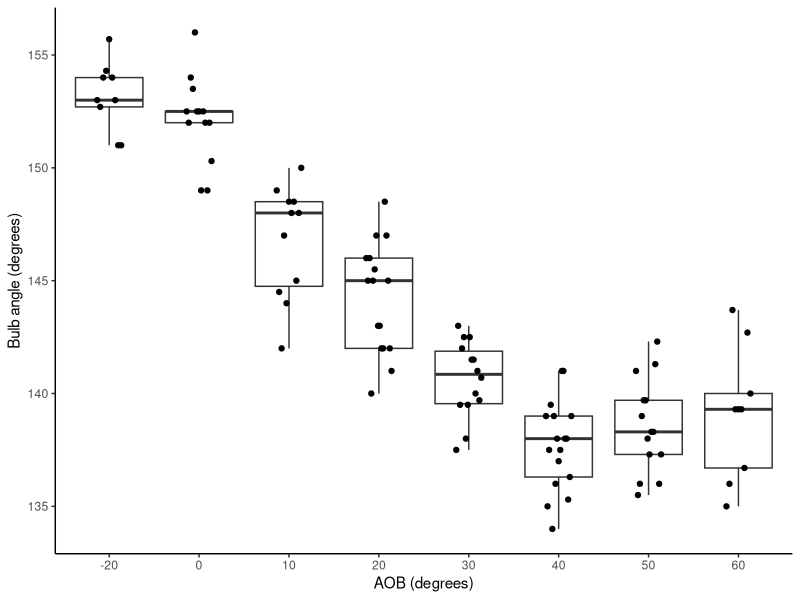
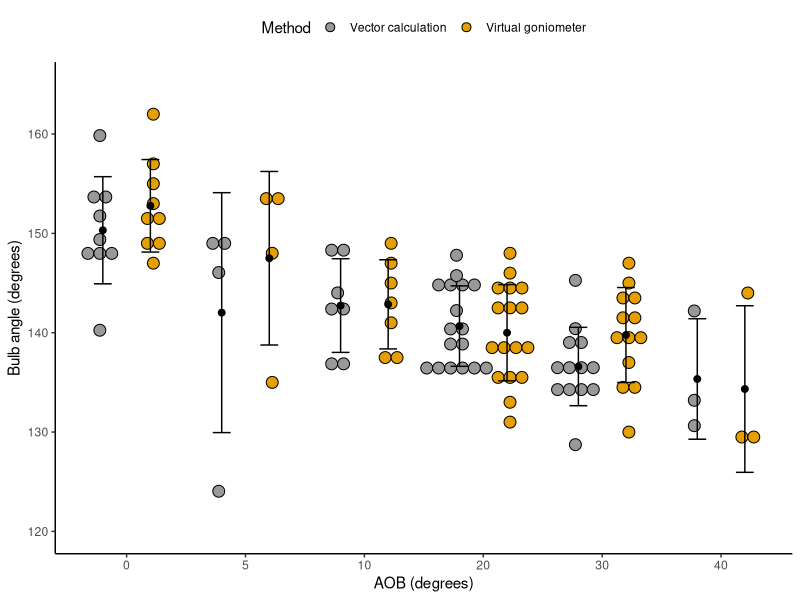
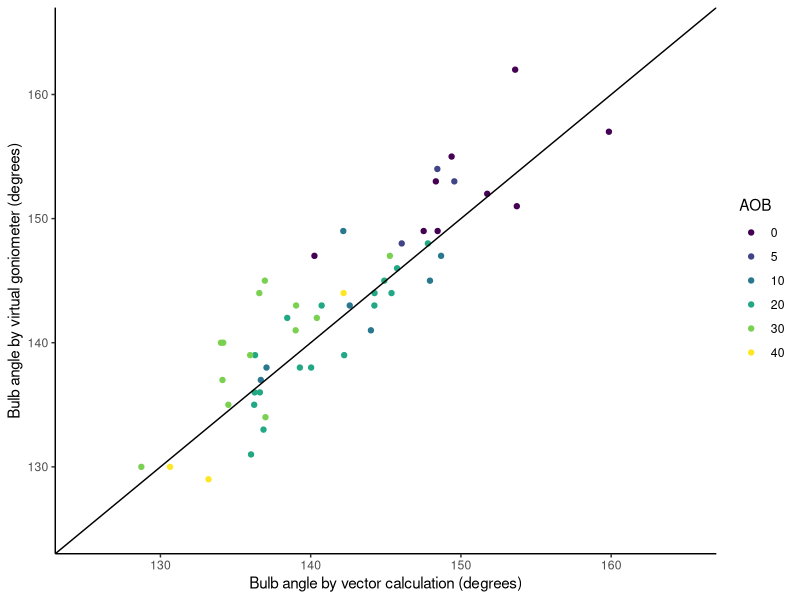
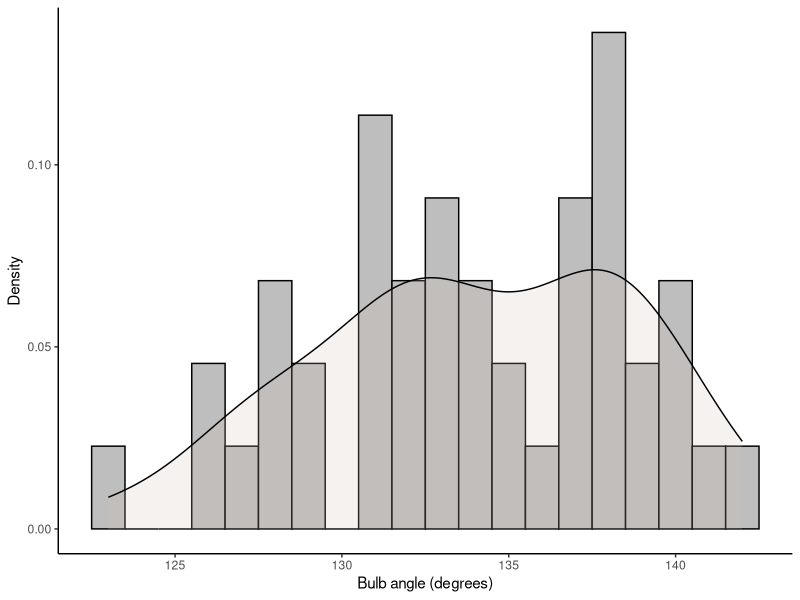
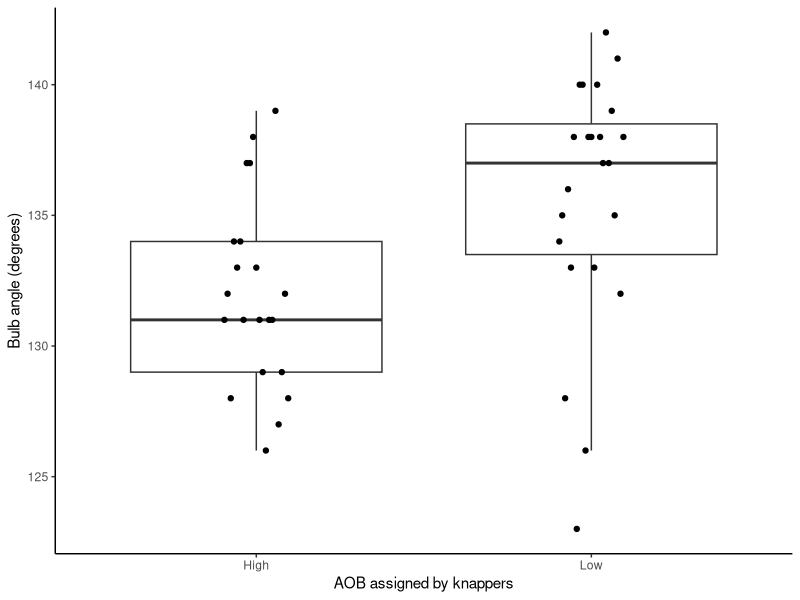
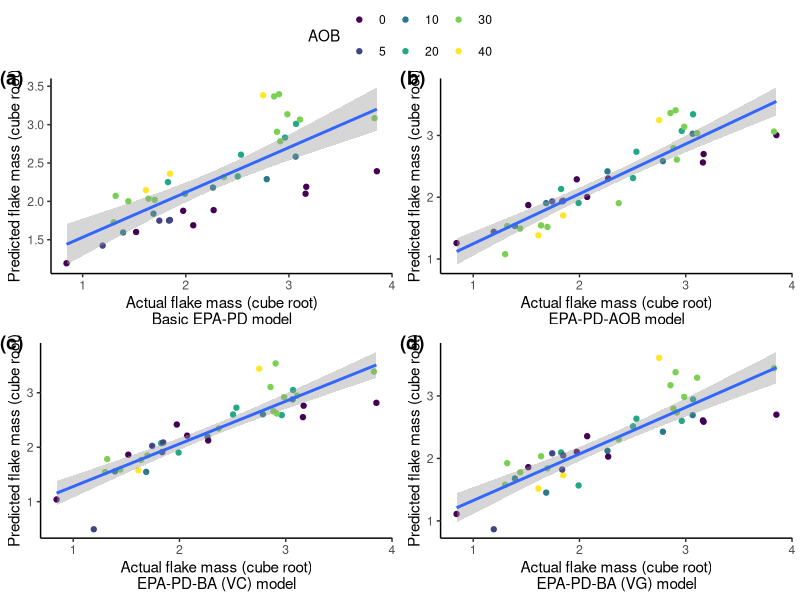
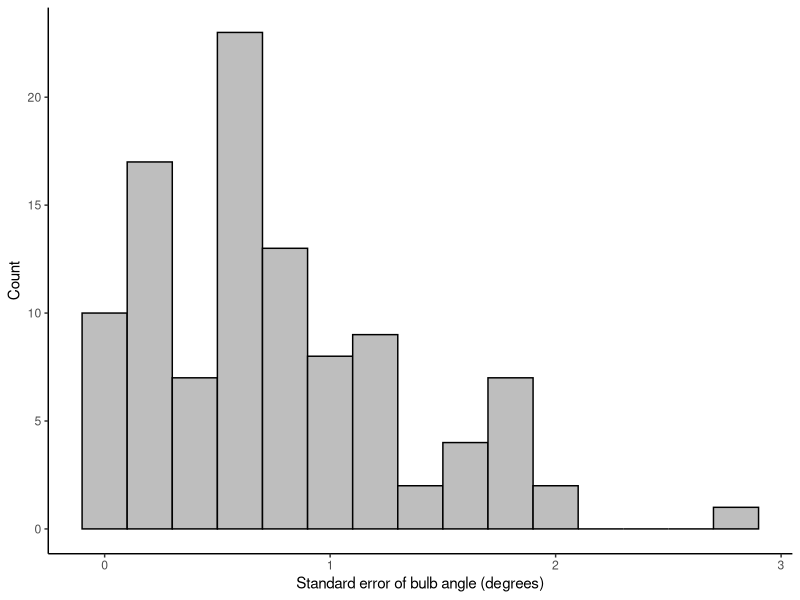
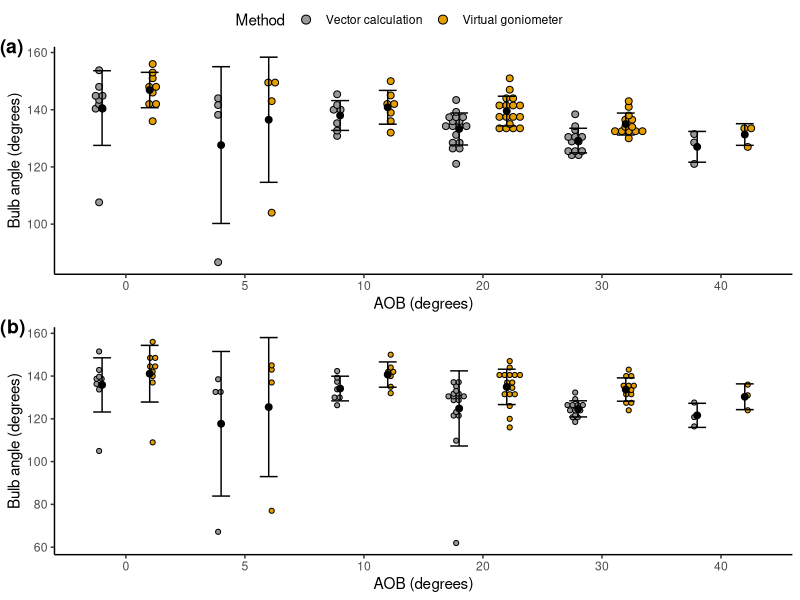

These figures' R source, in order:
## ---- chunk 1

library(ggpubr)
library(kableExtra)
library(ggplot2)
library(tidyverse)
library(reshape2)

knitr::opts_chunk$set(
	echo = FALSE,
	fig.pos = "!H",
	message = FALSE,
	warning = FALSE,
	cache = FALSE,
	# comment this to show hashtag for code output
	comment = NA,
	prompt = FALSE
)

# colorblind palette
cbPalette = c("#999999", "#E69F00", "#56B4E9", "#009E73", "#F0E442", "#0072B2", "#D55E00", "#CC79A7")

# the drop tower dataset
drop_tower_data = read.csv("ESM_2.csv")

# the Dibble dataset with bulb angle measured
dibble_data = read.csv("ESM_3.csv")

# the MPI dataset
mpi_data = read.csv("ESM_4.csv")

# flakes used in the EPA-PD model
# same core morphology and no beveling
dibble_lm = dibble_data %>%
  filter(coretype == "SEMISPHERICAL") %>%
  filter(bevel == "NONE") %>%
  mutate(fweight_cbrt = as.numeric(fweight)^(1/3)) %>%
  filter(fweight > 0)

new_dibble_bulb = melt(dibble_data, id.vars = "aob") %>%
  filter(variable == "bulb_angle_vc_1" | variable == "bulb_angle_vg_1" | 
           variable == "bulb_angle_vc_2" | variable == "bulb_angle_vg_2" |
           variable == "bulb_angle_vc_3" | variable == "bulb_angle_vg_3") 

dibble_sum1 = new_dibble_bulb %>% filter(variable == "bulb_angle_vc_1"|variable == "bulb_angle_vg_1") %>%
  group_by(aob, variable) %>%
  summarise(sd = sd(value),
            value = mean(as.numeric(value)))

dibble_sum2 = new_dibble_bulb %>% filter(variable == "bulb_angle_vc_2"|variable == "bulb_angle_vg_2") %>%
  group_by(aob, variable) %>%
  summarise(sd = sd(value, na.rm = TRUE),
            value = mean(as.numeric(value), na.rm = TRUE))

dibble_sum3 = new_dibble_bulb %>% filter(variable == "bulb_angle_vc_3"|variable == "bulb_angle_vg_3") %>%
  group_by(aob, variable) %>%
  summarise(sd = sd(value),
            value = mean(as.numeric(value)))
## ---- chunk 2

## function used to save plots
save_plot = function(plot_name, width, height){
  code_path = getwd()
  dir.create(file.path(code_path, 'figures'), showWarnings = FALSE)
  plot_path = paste(code_path, "/figures/", deparse(substitute(plot_name)), ".pdf", sep = "")
  return(ggsave(plot_path, plot = plot_name, width = width, height = height))
}

## ---- chunk 3

fig6 = ggplot(drop_tower_data, aes(x = as.factor(as.numeric(AOB)), y = bulb_angle)) +
  geom_boxplot(outlier.shape = NA) +
  geom_jitter(position = position_dodge2(width = 0.3)) +
  theme_classic() +
  labs(x = "AOB (degrees)",
       y = "Bulb angle (degrees)")

fig6

save_plot(fig6, 6, 4)

## ---- chunk 4

fig7 = ggplot(new_dibble_bulb %>% filter(variable == "bulb_angle_vc_1"|variable == "bulb_angle_vg_1"), 
       aes(x = factor(aob), y = as.numeric(value), fill = variable)) +
  geom_dotplot(binaxis='y', stackdir = "center", 
               binwidth = 1.2,
               position = "dodge") +
  geom_errorbar(data = dibble_sum1,
                position = position_dodge(0.8),
                width = 0.3,
                aes(ymin = value - sd, ymax = value + sd)) +
  stat_summary(fun = "mean", size = 2, geom = "point",
    position = position_dodge(0.8),
    show.legend = FALSE
  ) +
  theme_classic() +
  theme(legend.position = "top") +
  labs(fill = "Method", 
       x = "AOB (degrees)",
       y = "Bulb angle (degrees)") +
  scale_fill_manual(values = cbPalette, 
                    labels = c("Vector calculation", "Virtual goniometer")) +
  ylim(120, 165)

fig7

save_plot(fig7, 6, 4)

## ---- chunk 5

fig8 = ggplot(dibble_data, aes(x = bulb_angle_vc_1, y = bulb_angle_vg_1, color = factor(aob))) +
  geom_point() +
  geom_abline(slope = 1, intercept = 0) +
  theme_classic() +
  scale_color_viridis_d(name = "AOB") +
  xlim(125, 165) +
  ylim(125, 165) +
  xlab("Bulb angle by vector calculation (degrees)") +
  ylab("Bulb angle by virtual goniometer (degrees)")

fig8

save_plot(fig8, 5, 4)

## ---- chunk 6

fig9 = ggplot(data = mpi_data, aes(Bulb_angle)) +
  geom_histogram(aes(y = ..density..),
    binwidth = 1, colour="black", fill="grey") +
  geom_density(alpha = .2, fill = "antiquewhite3") +
  theme_classic() +
  labs(x = "Bulb angle (degrees)",
       y = "Density")

fig9

save_plot(fig9, 6, 4)

## ---- chunk 7

mean_mpi_ba = mean(mpi_data$Bulb_angle)

mpi_data = mpi_data %>%
  mutate(AOB_predicted = ifelse(Bulb_angle <= mean_mpi_ba, "High", "Low"))

fig10 = ggplot(mpi_data, aes(x = AOB_assigned, y = Bulb_angle)) +
  geom_boxplot(outlier.shape=NA) +
  geom_jitter(position = position_dodge2(width = 0.2)) +
  theme_classic() +
  theme(legend.position = "top") +
  labs(x = "AOB assigned by knappers",
       y = "Bulb angle (degrees)",
       fill = "AOB")

fig10

save_plot(fig10, 6, 4)

## ---- chunk 8

# the baseline EPA-PD model
dibble_lm_epa_pd = lm(fweight_cbrt ~ platthick + epa, data = dibble_lm)
#summary(dibble_lm_epa_pd)

# the EPA-PD-AOB model
dibble_lm_epa_pd_aob = lm(fweight_cbrt ~ platthick + epa + aob, data = dibble_lm)
#summary(dibble_lm_epa_pd_aob)

# the EPA-PD-BA model
dibble_lm_epa_pd_vc = lm(fweight_cbrt ~ platthick + epa + bulb_angle_vc_1, data = dibble_lm)
#summary(dibble_lm_epa_pd_vc)

dibble_lm_epa_pd_vg = lm(fweight_cbrt ~ platthick + epa + bulb_angle_vg_1, data = dibble_lm)
#summary(dibble_lm_epa_pd_vg)

## add modeled mass for plotting
dibble_lm$mass_pred1 = predict(dibble_lm_epa_pd, data = dibble_lm)
dibble_lm$mass_pred2 = predict(dibble_lm_epa_pd_aob, data = dibble_lm)
dibble_lm$mass_pred3 = predict(dibble_lm_epa_pd_vc, data = dibble_lm)
dibble_lm$mass_pred4 = predict(dibble_lm_epa_pd_vg, data = dibble_lm)

## ---- chunk 9

fig11a = ggplot(dibble_lm, aes(x = fweight_cbrt, y = mass_pred1)) +
  geom_point(aes(color = factor(aob))) +
  geom_smooth(formula = y ~ x, method = "lm", se=TRUE) +
  theme_classic() +
  scale_color_viridis_d() +
  labs(color = "AOB") +
  xlab("Actual flake mass (cube root)\nBasic EPA-PD model") +
  ylab("Predicted flake mass (cube root)")

fig11b = ggplot(dibble_lm, aes(x = fweight_cbrt, y = mass_pred2)) +
  geom_point(aes(color = factor(aob))) +
  geom_smooth(formula = y ~ x, method = "lm", se=TRUE) +
  theme_classic() +
  scale_color_viridis_d() +
  labs(color = "AOB") +
  xlab("Actual flake mass (cube root)\nEPA-PD-AOB model") +
  ylab("Predicted flake mass (cube root)")

fig11c = ggplot(dibble_lm, aes(x = fweight_cbrt, y = mass_pred3)) +
  geom_point(aes(color = factor(aob))) +
  geom_smooth(formula = y ~ x, method = "lm", se=TRUE) +
  theme_classic() +
  scale_color_viridis_d() +
  labs(color = "AOB") +
  xlab("Actual flake mass (cube root)\nEPA-PD-BA (VC) model") +
  ylab("Predicted flake mass (cube root)")

fig11d = ggplot(dibble_lm, aes(x = fweight_cbrt, y = mass_pred4)) +
  geom_point(aes(color = factor(aob))) +
  geom_smooth(formula = y ~ x, method = "lm", se=TRUE) +
  theme_classic() +
  scale_color_viridis_d() +
  labs(color = "AOB") +
  xlab("Actual flake mass (cube root)\nEPA-PD-BA (VG) model") +
  ylab("Predicted flake mass (cube root)")

fig11 = ggarrange(fig11a, fig11b, fig11c, fig11d, nrow = 2, ncol = 2, labels = c("(a)", "(b)", "(c)", "(d)"), vjust = 1, hjust = 0, common.legend = TRUE)

fig11
save_plot(fig11, 7, 8)

## ---- chunk 10
#summary(dibble_lm_epa_pd)
dibble_lm_r_sqrd = round(summary(dibble_lm_epa_pd)$r.squared,2)
dibble_lm_r_sqrdadj = round(summary(dibble_lm_epa_pd)$adj.r.squared,2)
dibble_lm_f_value = round(summary(dibble_lm_epa_pd)$fstatistic[1],2)
dibble_lm_df = summary(dibble_lm_epa_pd)$fstatistic[2]
dibble_lm_dendf = summary(dibble_lm_epa_pd)$fstatistic[3]

#summary(dibble_lm_epa_pd_aob)
dibble_lm_aob_r_sqrd = round(summary(dibble_lm_epa_pd_aob)$r.squared,2)
dibble_lm_aob_r_sqrdadj = round(summary(dibble_lm_epa_pd_aob)$adj.r.squared,2)
dibble_lm_aob_f_value = round(summary(dibble_lm_epa_pd_aob)$fstatistic[1],2)
dibble_lm_aob_df = summary(dibble_lm_epa_pd_aob)$fstatistic[2]
dibble_lm_aob_dendf = summary(dibble_lm_epa_pd_aob)$fstatistic[3]

## vector calculation method
#summary(dibble_lm_epa_pd_vc)
dibble_lm_vc_r_sqrd = round(summary(dibble_lm_epa_pd_vc)$r.squared,2)
dibble_lm_vc_r_sqrdadj = round(summary(dibble_lm_epa_pd_vc)$adj.r.squared,2)
dibble_lm_vc_f_value = round(summary(dibble_lm_epa_pd_vc)$fstatistic[1],2)
dibble_lm_vc_df = summary(dibble_lm_epa_pd_vc)$fstatistic[2]
dibble_lm_vc_dendf = summary(dibble_lm_epa_pd_vc)$fstatistic[3]

## virtual goniometer method
#summary(dibble_lm_epa_pd_vg)
dibble_lm_vg_r_sqrd = round(summary(dibble_lm_epa_pd_vg)$r.squared,2)
dibble_lm_vg_r_sqrdadj = round(summary(dibble_lm_epa_pd_vg)$adj.r.squared,2)
dibble_lm_vg_f_value = round(summary(dibble_lm_epa_pd_vg)$fstatistic[1],2)
dibble_lm_vg_df = summary(dibble_lm_epa_pd_vg)$fstatistic[2]
dibble_lm_vg_dendf = summary(dibble_lm_epa_pd_vg)$fstatistic[3]

dibble_lm_stats = data.frame(
  basic_lm = c(dibble_lm_r_sqrd, dibble_lm_r_sqrdadj, paste(dibble_lm_f_value,"(",dibble_lm_df,",",dibble_lm_dendf,")", sep = "")),
  aob_lm = c(dibble_lm_aob_r_sqrd, dibble_lm_aob_r_sqrdadj, paste(dibble_lm_aob_f_value,"(",dibble_lm_aob_df,",",dibble_lm_aob_dendf,")", sep = "")),
  vc_lm = c(dibble_lm_vc_r_sqrd, dibble_lm_vc_r_sqrdadj, paste(dibble_lm_vc_f_value,"(",dibble_lm_vc_df,",",dibble_lm_vc_dendf,")", sep = "")),
  vg_lm = c(dibble_lm_vg_r_sqrd, dibble_lm_vg_r_sqrdadj, paste(dibble_lm_vg_f_value,"(",dibble_lm_vg_df,",",dibble_lm_vg_dendf,")", sep = ""))
)

rownames(dibble_lm_stats) = c("R$^2$","Adj. R$^2$","F statistics")

kbl(
  dibble_lm_stats,
  booktabs = T, 
  align = "c",
  escape = F,
  row.names = T,
  col.names = linebreak(c("Basic EPA-PD model", "EPA-PD-AOB model", "EPA-PD-BA (VC) model",  "EPA-PD-BA (VG) model"), align = "l")) %>%
  kable_styling(latex_options = c("striped", "HOLD_position")) %>%
  column_spec(1, width = "1.8cm") %>%
  column_spec(2:5, width = "3cm")

## ---- chunk 11

# calculate the standard error of bulb angle measurements in the drop tower dataset
drop_error = drop_tower_data %>%
  rowwise() %>%
  mutate(ba_sd = round(sd(c(bulb_angle_1, bulb_angle_2, bulb_angle_3)), 2),
         ba_se = round(ba_sd/sqrt(4), 2))

mean_se_1 = mean(drop_error$ba_se)

fig4.1 = ggplot(data = drop_error, aes(ba_se)) +
  geom_histogram(binwidth = 0.2, colour="black", fill="grey") +
  theme_classic() +
  labs(x = "Standard error of bulb angle (degrees)",
       y = "Count")

fig4.1

save_plot(fig4.1, 6, 4)
## ---- chunk 12

fig4.2a = ggplot(new_dibble_bulb %>% filter(variable == "bulb_angle_vc_2"|variable == "bulb_angle_vg_2"), 
       aes(x = factor(aob), y = as.numeric(value), fill = variable)) +
  geom_dotplot(binaxis='y', stackdir = "center",
               dotsize = 2,
               binwidth = 1.2,
               position = "dodge") +
  geom_errorbar(data = dibble_sum2,
                position = position_dodge(0.8),
                width = 0.3,
                aes(ymin = value - sd, ymax = value + sd)) +
  stat_summary(fun = "mean", size = 2, geom = "point",
               position = position_dodge(0.8),
               show.legend = FALSE
  ) +
  theme_classic() +
  theme(legend.position = "top") +
  labs(fill = "Method", 
       x = "AOB (degrees)",
       y = "Bulb angle (degrees)") +
  scale_fill_manual(values = cbPalette, 
                    labels = c("Vector calculation", "Virtual goniometer"))

fig4.2b = ggplot(new_dibble_bulb %>% filter(variable == "bulb_angle_vc_3"|variable == "bulb_angle_vg_3"), 
       aes(x = factor(aob), y = as.numeric(value), fill = variable)) +
  geom_dotplot(binaxis='y', stackdir = "center",
               dotsize = 2,
               binwidth = 1.2,
               position = "dodge") +
  geom_errorbar(data = dibble_sum3,
                position = position_dodge(0.8),
                width = 0.3,
                aes(ymin = value - sd, ymax = value + sd)) +
  stat_summary(fun = "mean", size = 2, geom = "point",
               position = position_dodge(0.8),
               show.legend = FALSE
  ) +
  theme_classic() +
  theme(legend.position = "top") +
  labs(fill = "Method", 
       x = "AOB (degrees)",
       y = "Bulb angle (degrees)") +
  scale_fill_manual(values = cbPalette, 
                    labels = c("Vector calculation", "Virtual goniometer"))

fig4.2 = ggarrange(fig4.2a, fig4.2b, nrow = 2, common.legend = TRUE, 
                   labels = c("(a)", "(b)"), vjust = 1, hjust = 0)

fig4.2 

save_plot(fig4.2, 8, 8)

## ---- chunk 13

# calculate the standard error of bulb angle measurements in the drop tower dataset
mpi_error = mpi_data %>%
  rowwise() %>%
  mutate(ba_sd = round(sd(c(bulb_angle_1, bulb_angle_2, bulb_angle_3, bulb_angle_4)), 2),
         ba_se = round(ba_sd/sqrt(4), 2))

mean_se_2 = mean(mpi_error$ba_se)

fig4.3 = ggplot(data = mpi_error, aes(ba_se)) +
  geom_histogram(binwidth = 0.2, colour="black", fill="grey") +
  theme_classic() +
  labs(x = "Standard error of bulb angle (degrees)",
       y = "Count")

fig4.3

save_plot(fig4.3, 6, 4)
## ---- chunk 14

drop_tower_data %>%
  group_by(AOB) %>%
  summarise(count = n(),
            mean = round(mean(bulb_angle,na.rm=TRUE), 1), 
            sd = round(sd(bulb_angle, na.rm = TRUE), 2),
            var = round(var(bulb_angle, na.rm = TRUE), 2),
            cv = round(sd/mean, 3)) %>%
  kbl(align = "c",
      col.names = linebreak(c("AOB", "Count", "Bulb angle (mean)", "SD", "Variance", "Coefficient of variation"), align = "l"),
      booktabs = T) %>%
  kable_styling(bootstrap_options = c("striped", "hover"), 
                full_width = FALSE,
                latex_options = "HOLD_position")

## ---- chunk 15

dibble_data %>%
  group_by(aob) %>%
  summarise(mean_vector = round(mean(bulb_angle_vc_1,na.rm=TRUE), 1), 
            sd_vector = round(sd(bulb_angle_vc_1, na.rm = TRUE), 1),
            mean_v_goniometer = round(mean(bulb_angle_vg_1,na.rm=TRUE), 1), 
            sd_v_goniometer = round(sd(bulb_angle_vg_1, na.rm = TRUE), 1),
            count = n()
            ) %>%
  kbl(col.names = linebreak(c("AOB", "Bulb angle (mean)", "SD", "Bulb angle (mean)", "SD", "Count"), align = "l"),
      booktabs = T) %>%
  kable_styling(bootstrap_options = c("striped", "hover"), 
                full_width = FALSE,
                latex_options = "HOLD_position") %>%
   add_header_above(c(" " = 1, "Vector calculation" = 2, "Virtual goniometer" = 2, " " = 1))

## ---- chunk 16

dibble_data %>%
  group_by(aob) %>%
  summarise(mean_vector_2 = round(mean(bulb_angle_vc_2,na.rm=TRUE), 1), 
            sd_vector_2 = round(sd(bulb_angle_vc_2, na.rm = TRUE), 1),
            mean_vector_3 = round(mean(bulb_angle_vc_3,na.rm=TRUE), 1), 
            sd_vector_3 = round(sd(bulb_angle_vc_3, na.rm = TRUE), 1),
            mean_v_goniometer_2 = round(mean(bulb_angle_vg_2,na.rm=TRUE), 1), 
            sd_v_goniometer_2 = round(sd(bulb_angle_vg_2, na.rm = TRUE), 1),
            mean_v_goniometer_3 = round(mean(bulb_angle_vg_3,na.rm=TRUE), 1), 
            sd_v_goniometer_3 = round(sd(bulb_angle_vg_3, na.rm = TRUE), 1),
            count = n()
            ) %>%
  kbl(col.names = linebreak(c("AOB", "Bulb angle (mean) 2 mm", "SD", "Bulb angle (mean) 3 mm", "SD",
                              "Bulb angle (mean) 2 mm", "SD", "Bulb angle (mean) 3 mm", "SD","Count"), align = "l"),
      booktabs = T) %>%
  kable_styling(bootstrap_options = c("striped", "hover"), 
                full_width = FALSE,
                latex_options = c("HOLD_position", "scale_down")) %>%
   add_header_above(c(" " = 1, "Vector calculation" = 4, "Virtual goniometer" = 4, " " = 1))

## ---- chunk 17

mpi_data %>%
  group_by(AOB_assigned) %>%
  summarise(mean_aob = round(mean(Bulb_angle), 1),
            sd_ba = round(sd(Bulb_angle), 2),
            count = n()) %>%
  kbl(col.names = linebreak(c("AOB assigned by knappers", "Average bulb angle", "SD of bulb angle", "Count"), align = "l"),
      booktabs = T) %>%
  kable_styling(bootstrap_options = c("striped", "hover"), 
                full_width = FALSE,
                latex_options = "HOLD_position")

## ---- chunk 18

## Kruskal-Wallis test of the drop tower dataset
kruskal.test(bulb_angle ~ factor(AOB), data = drop_tower_data)

## ---- chunk 19

summary(lm(bulb_angle ~ AOB + pd_mm, data = drop_tower_data))

## ---- chunk 20

# Krukal-Wallis test on flakes measured with the vector calculation method
kruskal.test(bulb_angle_vc_1 ~ factor(aob), data = dibble_data)

## ---- chunk 21

summary(lm(bulb_angle_vc_1 ~ aob + platthick + epa, data = dibble_data))

## ---- chunk 22

# there is a significant correlation between platform depth and angle of blow
summary(lm(platthick ~ aob, data = dibble_data))

## ---- chunk 23

# Krukal-Wallist test on flakes measured with the virtual goniometer method
kruskal.test(bulb_angle_vg_1 ~ factor(aob), data = dibble_data)

## ---- chunk 24

summary(lm(bulb_angle_vg_1 ~ aob + epa + platthick, data = dibble_data))

## ---- chunk 25

## Kruskal-Wallis test of the difference in bulb angle by angle of blow predicted by LL for the MPI dataset:
kruskal.test(Bulb_angle ~ factor(AOB_assigned), data = mpi_data)

## ---- chunk 26

anova(dibble_lm_epa_pd, dibble_lm_epa_pd_aob)

## ---- chunk 27

anova(dibble_lm_epa_pd, dibble_lm_epa_pd_vc)
anova(dibble_lm_epa_pd, dibble_lm_epa_pd_vg)
